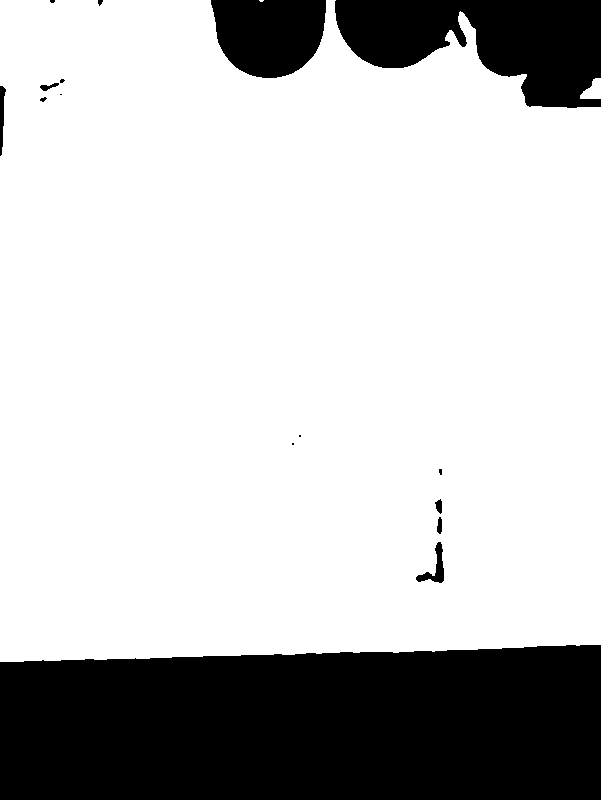
#> input picture ceramic_analysis/otsu_test.png, 601 x 800 px
$ python -i interactive.py   (imports and definitions only)
#> lines starting #> are read from the running program, lines starting #| are printed output that depends on the picture; after the words box and inside, x2 and y2 are one past the last pixel; in counts of white or black regions, pixels touching at a corner belong together
#> further down, picture is the input picture: shape (800, 601, 3); 76.2% white; 16 black regions (6 under 20 px), largest, box (x1, y1, x2, y2) and area: (0, 645, 601, 800) 87782, (335, 0, 601, 108) 18599, (211, 0, 326, 78) 7296
# -*- coding: utf-8 -*-
"""
Módulo interativo para ajuste manual do contorno das peças via interface gráfica OpenCV.
"""

import cv2
import numpy as np
import logging
import ctypes
import config

logger = logging.getLogger("ceramic_analysis.interactive")


def _enhance_contrast(image):
    """
    Aplica realce de contraste tipo ImageJ (CLAHE no canal L do espaço LAB)
    para evidenciar bordas e contornos sem distorcer cores.
    """
    if image is None:
        return None
    lab = cv2.cvtColor(image, cv2.COLOR_BGR2LAB)
#> lab: shape (800, 601, 3); mean of channels 0, 1, 2 194.2, 128, 128
    l, a, b = cv2.split(lab)
#> a: shape (800, 601); every value is 128
    clahe = cv2.createCLAHE(clipLimit=3.0, tileGridSize=(8, 8))
    cl = clahe.apply(l)
    limg = cv2.merge((cl, a, b))
#> limg: shape (800, 601, 3); mean of channels 0, 1, 2 195.2, 128, 128
    return cv2.cvtColor(limg, cv2.COLOR_LAB2BGR)


def maximize_window(window_title: str):
    """Maximiza uma janela OpenCV programaticamente (com suporte nativo a Windows)."""
    import sys
    if sys.platform == "win32":
        try:
            hwnd = ctypes.windll.user32.FindWindowW(None, window_title)
            if hwnd:
                # SW_MAXIMIZE = 3
                ctypes.windll.user32.ShowWindow(hwnd, 3)
        except Exception:
            pass


class InteractiveContourEditor:
    # [330 lines left out: functions __init__, to_screen, to_image, mouse_callback, apply_patch, run, not called in this run]


class InteractiveSeedPointCollector:
    """
    Coleta 2 cliques do usuário:
      1. Um ponto dentro da peça (seed de foreground)
      2. Um ponto no MDF (seed de background)

    Exibe instruções visuais indicando qual ponto está sendo solicitado.
    Suporta zoom, pan e realce de contraste (mesmo padrão das outras janelas).
    """
    # [230 lines left out: functions __init__, to_screen, to_image, mouse_callback, run, get_seed_points, not called in this run]


# Caches em memória persistentes durante a execução do processo
_ADJUSTED_GRID_CACHE = {}
_MANUAL_CORNERS_CACHE = {}


# [97 lines left out: functions adjust_contour, validate_calibration_block_grid, not called in this run]


# ══════════════════════════════════════════════════════════════════════════════
# CALIBRAÇÃO MANUAL VIA BORDAS DO MDF
# ══════════════════════════════════════════════════════════════════════════════

class Interactive4CornerSelector:
    # [242 lines left out: functions __init__, to_screen, to_image, mouse_callback, run, not called in this run]


class InteractiveHomographyGridEditor(Interactive4CornerSelector):
    """
    Editor que permite manipular APENAS os 4 cantos de uma malha xadrez,
    calculando e exibindo a projeção de todos os pontos internos via Homografia em tempo real.
    """
    # [154 lines left out: functions __init__, run, not called in this run]


# MDF calibrator removed in favor of coplanar calibration block


class InteractiveCheckerboardGridEditor:
    # [326 lines left out: functions __init__, to_screen, to_image, mouse_callback, run, select_checkerboard_corners_manually and 1 more, not called in this run]


# MDF scale calibration removed


class InteractiveROISelector:
    """
    Interface para selecionar interativamente uma Região de Interesse (ROI).
    Permite desenhar um retângulo arrastando o mouse, com suporte a zoom e pan.
    """
    def __init__(self, image, window_title="Selecao de Regiao de Interesse (ROI)"):
        self.img_original = image.copy()
        self.img_enhanced = _enhance_contrast(image)
        self.show_enhanced = False
        self.img = self.img_original
        self.window_title = window_title

        # Dimensões da janela ajustadas
        img_h, img_w = self.img.shape[:2]
#> img_h = 800; img_w = 601
        self.window_width = config.INTERACTIVE_WINDOW_WIDTH
        aspect = img_h / img_w
#> aspect = 1.33
        self.window_height = int(self.window_width * aspect)
#> self.window_height = 1597
        if self.window_height > 900:
            self.window_height = 900
            self.window_width = int(self.window_height / aspect)
#> self.window_width = 676

        # Parâmetros de Zoom e Pan
        scale_w = self.window_width / img_w
#> scale_w = 1.12
        scale_h = self.window_height / img_h
#> scale_h = 1.12
        self.s = min(scale_w, scale_h) * 0.95
#> self.s = 1.07
        self.tx = (self.window_width - img_w * self.s) / 2
#> self.tx = 16.9
        self.ty = (self.window_height - img_h * self.s) / 2
#> self.ty = 22.58

        self.default_s = self.s
#> self.default_s = 1.07
        self.default_tx = self.tx
#> self.default_tx = 16.9
        self.default_ty = self.ty
#> self.default_ty = 22.58

        # Estados
        self.roi_start = None  # (ix, iy) em coordenadas de imagem
        self.roi_end = None    # (ix, iy) em coordenadas de imagem
        self.is_drawing = False
        self.is_panning = False

        self.pan_start_x = 0
        self.pan_start_y = 0
        self.pan_start_tx = 0.0
        self.pan_start_ty = 0.0

        self.confirmed = False
        self.mouse_x = 0
        self.mouse_y = 0

    # [66 lines left out: functions to_screen, to_image, mouse_callback, not called in this run]

    def run(self):
        cv2.namedWindow(self.window_title, cv2.WINDOW_NORMAL | cv2.WINDOW_KEEPRATIO)
        cv2.setWindowProperty(self.window_title, cv2.WND_PROP_TOPMOST, 1)
        cv2.resizeWindow(self.window_title, self.window_width, self.window_height)
        cv2.waitKey(100)
        maximize_window(self.window_title)
        cv2.setMouseCallback(
            self.window_title,
            lambda event, x, y, flags, param: self.mouse_callback(event, x, y, flags, param)
        )

        while True:
            try:
                rect = cv2.getWindowImageRect(self.window_title)
                if rect is not None and len(rect) == 4 and rect[2] > 0 and rect[3] > 0:
                    w, h = rect[2], rect[3]
                else:
                    w, h = self.window_width, self.window_height
#> w = 676; h = 900
            except Exception:
                w, h = self.window_width, self.window_height

            M = np.float32([[self.s, 0, self.tx], [0, self.s, self.ty]])
            view = cv2.warpAffine(
                self.img, M, (w, h),
                borderMode=cv2.BORDER_CONSTANT, borderValue=(30, 30, 30)
            )
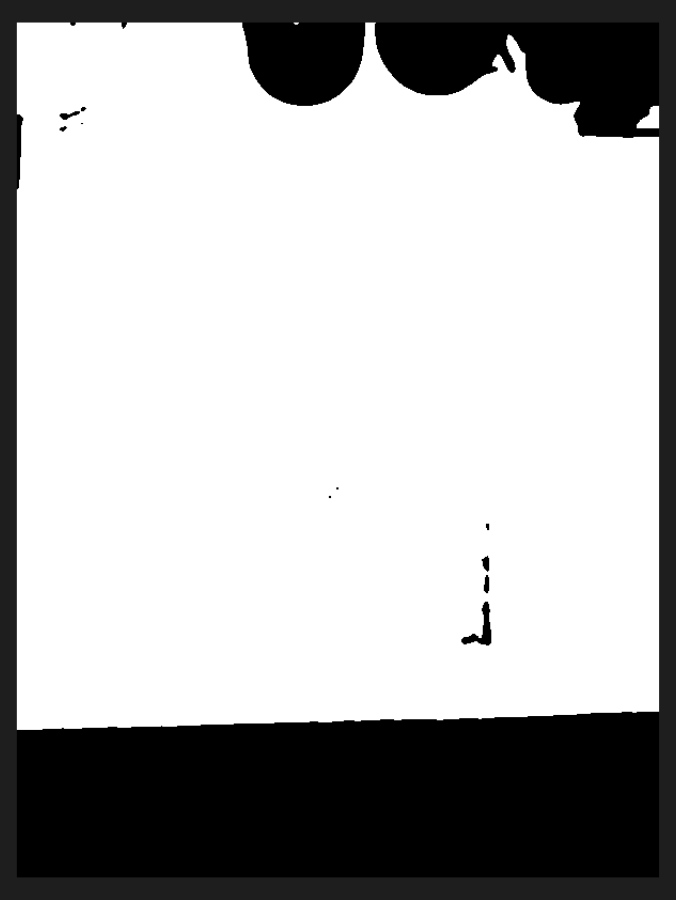
#> view: shape (900, 676, 3); min 0, max 255, mean 178.2

            # Desenhar máscara translúcida e retângulo da ROI
            if self.roi_start is not None and self.roi_end is not None:
                sp1 = self.to_screen(self.roi_start)
                sp2 = self.to_screen(self.roi_end)

                x1, y1 = min(sp1[0], sp2[0]), min(sp1[1], sp2[1])
                x2, y2 = max(sp1[0], sp2[0]), max(sp1[1], sp2[1])

                # Criar máscara translúcida fora da ROI
                overlay = view.copy()
                cv2.rectangle(overlay, (0, 0), (w, h), (15, 15, 15), -1)

                # Restaurar a região interna da ROI
                y_min, y_max = max(0, y1), min(h, y2)
                x_min, x_max = max(0, x1), min(w, x2)
                if y_max > y_min and x_max > x_min:
                    overlay[y_min:y_max, x_min:x_max] = view[y_min:y_max, x_min:x_max]

                cv2.addWeighted(overlay, 0.5, view, 0.5, 0, view)

                # Desenhar borda da ROI
                cv2.rectangle(view, (x1, y1), (x2, y2), (0, 255, 0), 2, cv2.LINE_AA)

            # Painel de ajuda
            overlay_help = view.copy()
            cv2.rectangle(overlay_help, (10, 10), (w - 10, 80), (15, 15, 15), -1)
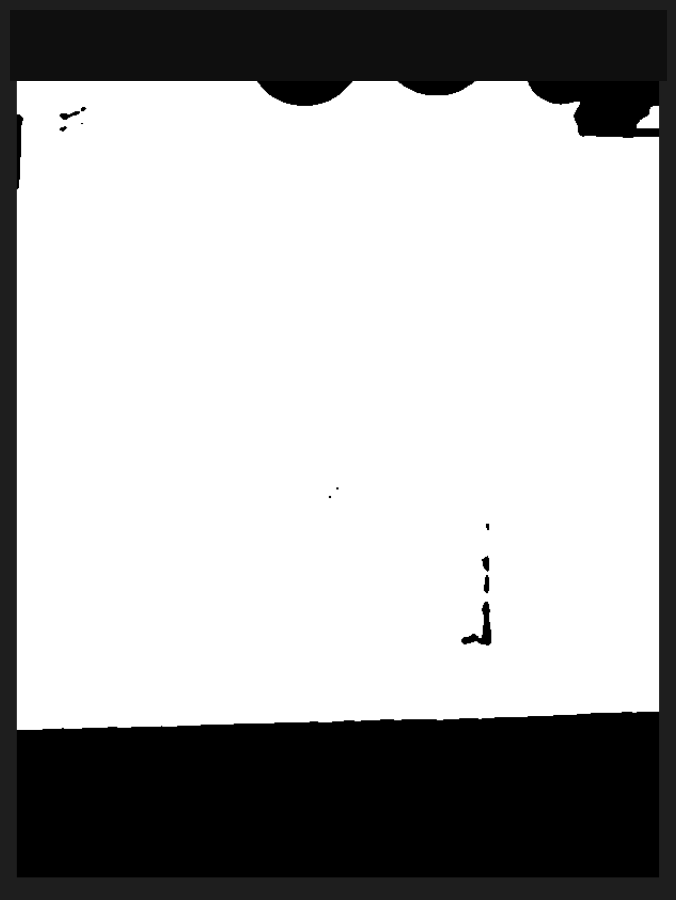
#> overlay_help: shape (900, 676, 3); 7.67% of pixels changed, all inside (x1, y1, x2, y2) = (10, 10, 667, 81)
            cv2.addWeighted(overlay_help, 0.75, view, 0.25, 0, view)
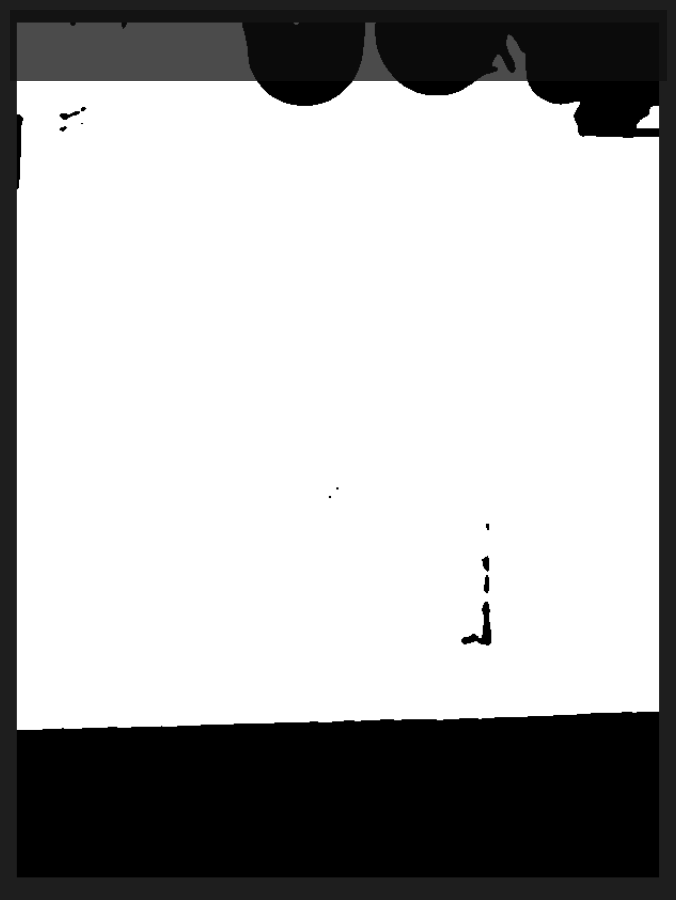
#> view: shape (900, 676, 3); 7.67% of pixels changed, all inside (x1, y1, x2, y2) = (10, 10, 667, 81)

            status_contrast = "Ativo" if self.show_enhanced else "Inativo"
            instructions = [
                f"Selecao de ROI: Clique esquerdo e arraste para desenhar  |  Realce [C]: {status_contrast}",
                "Mover: Click direito + arrastar  |  Zoom: Scroll Mouse  |  Resetar Selecao: [R]",
                "Confirmar: [Enter] / [Espaco]                |  Pular / Usar Imagem Cheia: [Esc] / [Q]"
            ]
            for i, text in enumerate(instructions):
                cv2.putText(view, text, (20, 30 + i * 20), cv2.FONT_HERSHEY_SIMPLEX, 0.43, (240, 240, 240), 1, cv2.LINE_AA)
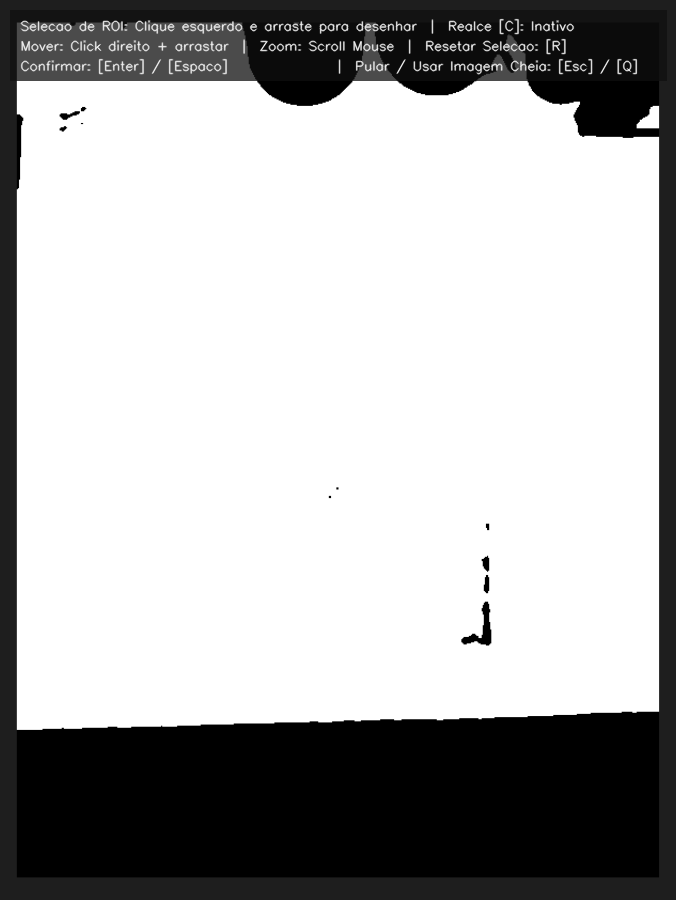
#> view: shape (900, 676, 3); 1.6% of pixels changed, all inside (x1, y1, x2, y2) = (20, 18, 638, 75)

            cv2.imshow(self.window_title, view)

            key = cv2.waitKey(15)
#> (key q is pressed here)
            if key == -1:
                continue

            val = key & 0xFF
#> val = 113

            if val in [13, 32]: # Enter ou Espaço
                if self.roi_start is not None and self.roi_end is not None:
                    # Verificar se a ROI tem tamanho mínimo
                    x1, y1 = min(self.roi_start[0], self.roi_end[0]), min(self.roi_start[1], self.roi_end[1])
                    x2, y2 = max(self.roi_start[0], self.roi_end[0]), max(self.roi_start[1], self.roi_end[1])
                    if (x2 - x1) > 20 and (y2 - y1) > 20:
                        self.confirmed = True
                        break
                    else:
                        logger.warning("Região selecionada é muito pequena. Desenhe novamente.")
                else:
                    logger.warning("Nenhuma região selecionada. Pressione [Esc] para pular.")

            elif val in [27, ord('q'), ord('Q')]: # Esc ou Q
                self.confirmed = False
                break

            # 'c'/'C' para alternar realce de contraste
            elif val in [ord('c'), ord('C')]:
                self.show_enhanced = not self.show_enhanced
                self.img = self.img_enhanced if self.show_enhanced else self.img_original

            elif val in [ord('r'), ord('R')]:
                self.roi_start = None
                self.roi_end = None
                self.s = self.default_s
                self.tx = self.default_tx
                self.ty = self.default_ty

        cv2.destroyWindow(self.window_title)

        if self.confirmed and self.roi_start is not None and self.roi_end is not None:
            x1 = int(round(min(self.roi_start[0], self.roi_end[0])))
            y1 = int(round(min(self.roi_start[1], self.roi_end[1])))
            x2 = int(round(max(self.roi_start[0], self.roi_end[0])))
            y2 = int(round(max(self.roi_start[1], self.roi_end[1])))
            return x1, y1, x2 - x1, y2 - y1

        return None


# [23 lines left out: function select_roi, not called in this run]

>>> import cv2
>>> picture = cv2.imread('otsu_test.png')
>>> result = InteractiveROISelector(picture).run()

$ run again, on ceramic_analysis/Padrao-9x8-6mm.png
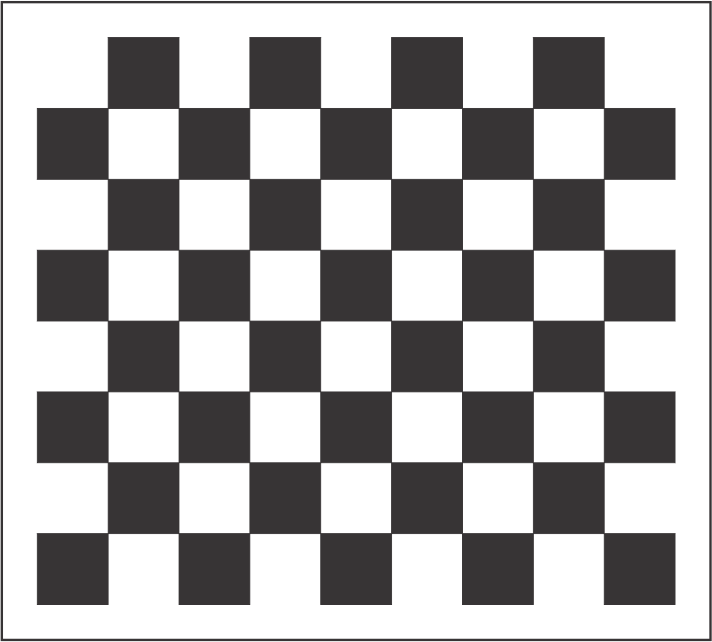
#> input picture ceramic_analysis/Padrao-9x8-6mm.png, 712 x 642 px
#> picture is the input picture: shape (642, 712, 3); mean B, G, R 170.4, 170, 171.3
#> lab: shape (642, 712, 3); mean of channels 0, 1, 2 171.8, 128.4, 128
#> in _enhance_contrast, `l, a, b = cv2.split(lab)`:
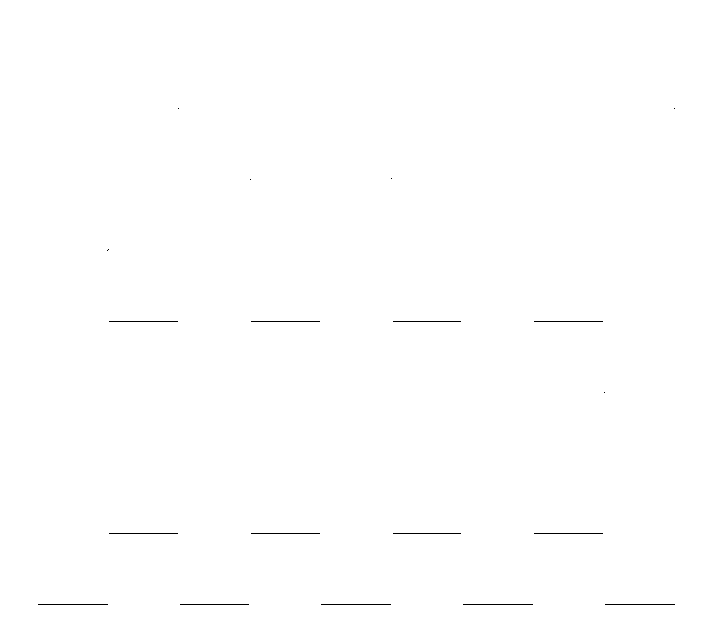
#> b: shape (642, 712); values 127 (black) and 128 (white), 99.8% white; black in thin lines or dots, all inside (x1, y1, x2, y2) = (38, 108, 675, 605)
#> limg: shape (642, 712, 3); mean of channels 0, 1, 2 172, 128.4, 128
#> overlay_help: shape (900, 998, 3); mean B, G, R 143.2, 142.9, 144
#> after the loop in run, `for i, text in enumerate(instructions):`:
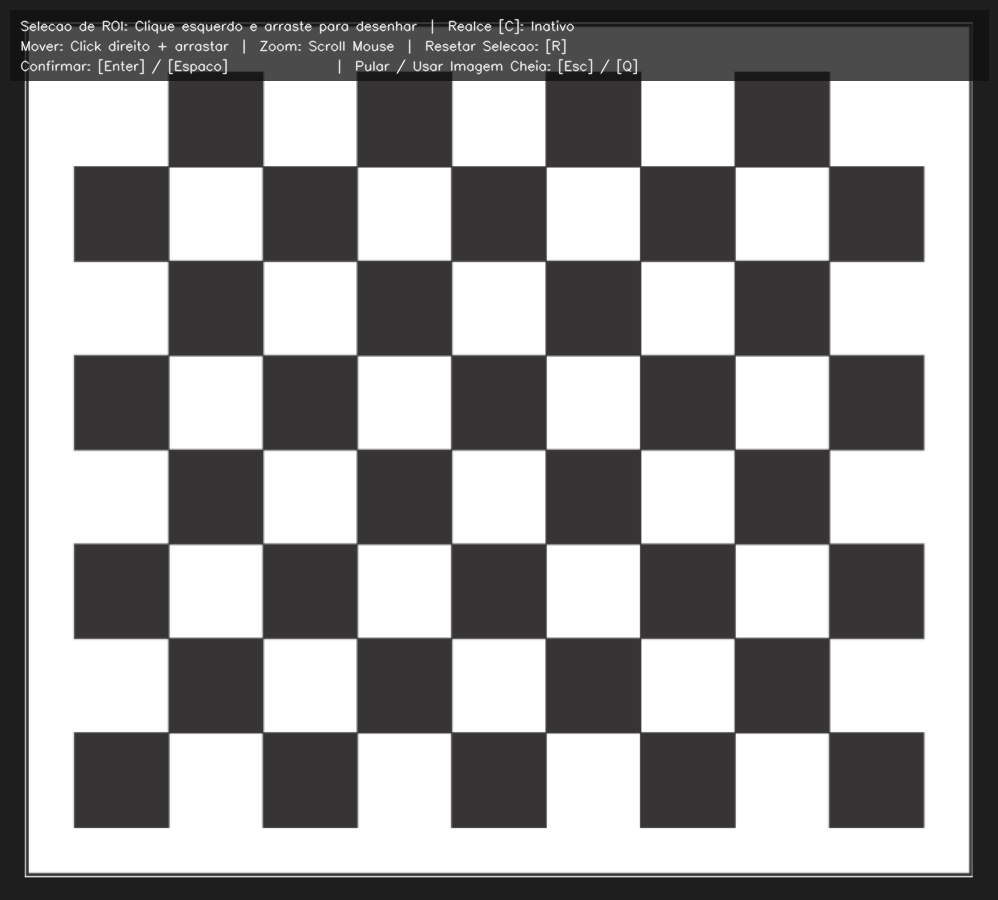
#> view: shape (900, 998, 3); mean B, G, R 147.4, 147, 148.2
#> val = 113
